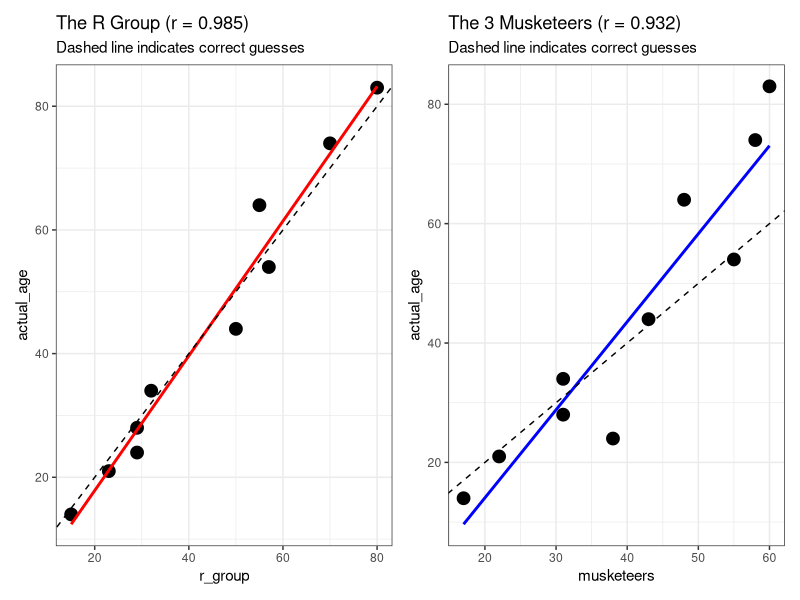
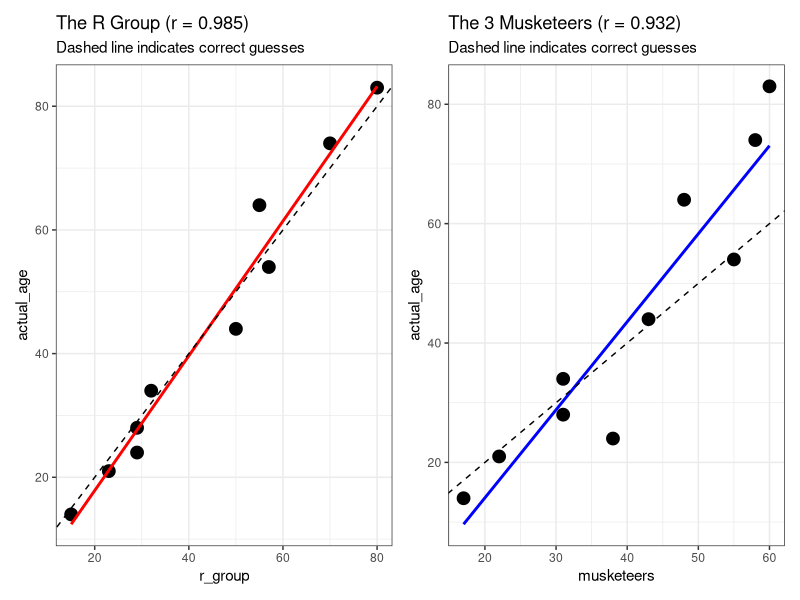

R code for these plots, in order:
## ---- chunk 1
library(patchwork)
library(tidyverse)

theme_set(theme_bw())
## ---- chunk 2
df <- tibble(
    photo = c(1, 2, 3, 4, 5, 6, 7, 8, 9, 10),
    actual_age = c(21, 64, 28, 14, 54, 74, 44, 83, 24, 34),
    r_group = c(23, 55, 29, 15, 57, 70, 50, 80, 29, 32),
    musketeers = c(22, 48, 31, 17, 55, 58, 43, 60, 38, 31)
)
## ---- chunk 3
p1 <- ggplot(df, aes(x = r_group, y = actual_age)) +
    geom_point(size = 4) +
    geom_smooth(method = "lm", formula = y ~ x, se = FALSE, col = "red") +
    geom_abline(slope = 1, intercept = 0, lty = "dashed") +
    labs(title = "The R Group (r = 0.985)",
         subtitle = "Dashed line indicates correct guesses")

p2 <- ggplot(df, aes(x = musketeers, y = actual_age)) +
    geom_point(size = 4) +
    geom_smooth(method = "lm", formula = y ~ x, se = FALSE, col = "blue") +
    geom_abline(slope = 1, intercept = 0, lty = "dashed") +
    labs(title = "The 3 Musketeers (r = 0.932)",
         subtitle = "Dashed line indicates correct guesses")

p1 + p2

ggsave("images/class02_photo_plot.jpeg")
